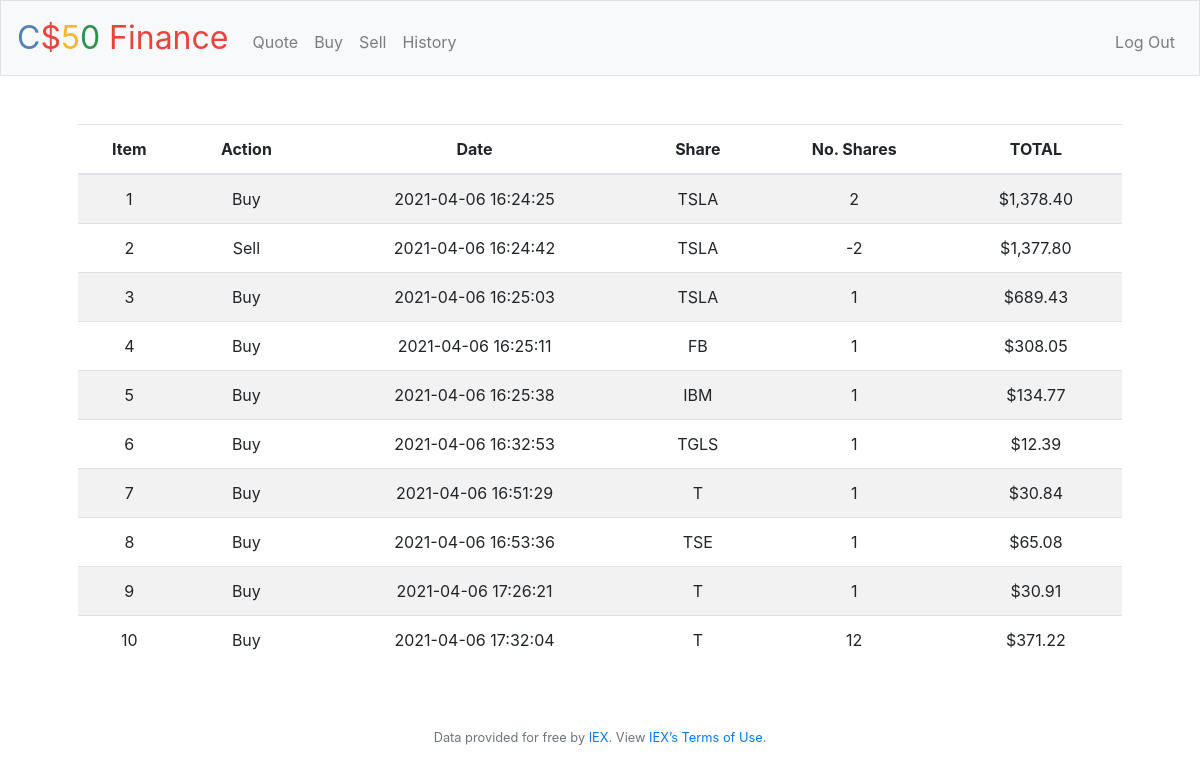
Page /history (signed in) on the earlier database version.
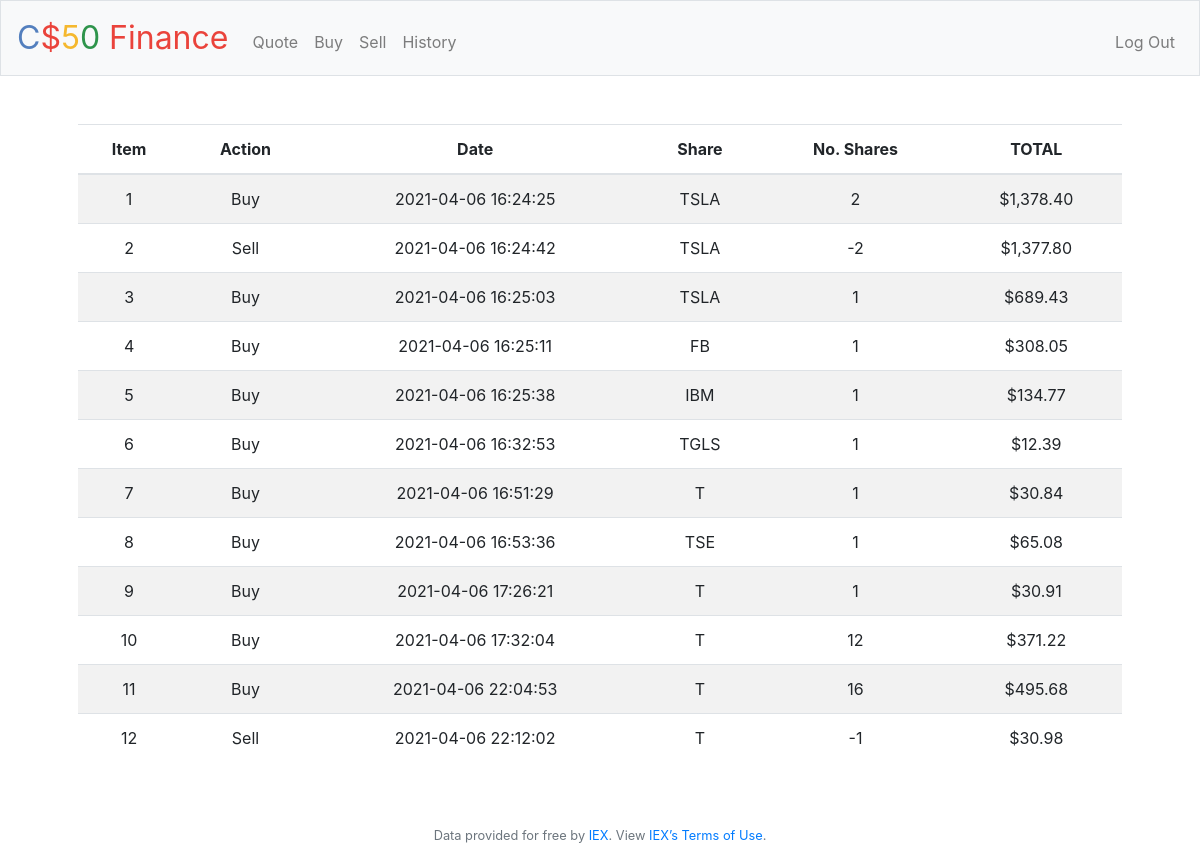
Same page on the later database version.
### tables this page shows
CREATE TABLE transactions (
id INTEGER, 
user_id INTEGER NOT NULL,
action INTEGER NOT NULL,
date DATETIME NOT NULL,
share TEXT NOT NULL,
no_shares INTEGER NOT NULL,
value DECIMAL NOT NULL,
PRIMARY KEY(id),
FOREIGN KEY(user_id) REFERENCES users(id));

### application.py (the view)
@app.route("/history")
@login_required
def history():
    historic = db.execute("SELECT id, action, date, share, no_shares, value FROM transactions WHERE user_id = ?", session["user_id"])
    return render_template("history.html", historic=historic)

### application.py (called while the page is built)
@app.after_request
def after_request(response):
    response.headers["Cache-Control"] = "no-cache, no-store, must-revalidate"
    response.headers["Expires"] = 0
    response.headers["Pragma"] = "no-cache"
    return response

### helpers.py (called while the page is built)
def login_required(f):
    @wraps(f)
    def decorated_function(*args, **kwargs):
        if session.get("user_id") is None:
            return redirect("/login")
        return f(*args, **kwargs)
    return decorated_function

def usd(value):
    return f"${value:,.2f}"

### templates/history.html (shortened to what this page needs)
{% extends "layout.html" %}
{% block main %}
    <div class="form-group">
        <table class="table table-striped">
            <thead>
                <tr>
                    <th scope="col">Item</th>
                    <th scope="col">Action</th>
                    <th scope="col">Date</th>
                    <th scope="col">Share</th>
                    <th scope="col">No. Shares</th>
                    <th scope="col">TOTAL</th>
                </tr>
            </thead>
            <tbody>
                {% for row in historic %}
                    <tr>
                        <td>{{ row.id }}</td>
                        <td>{{ row.action }}</td>
                        <td>{{ row.date }}</td>
                        <td>{{ row.share }}</td>
                        <td>{{ row.no_shares }}</td>
                        <td>{{ row.value | usd }}</td>
                    </tr>
                {% endfor %}
            </tbody>
        </table>
    </div>
{% endblock %}

### templates/layout.html (shortened to what this page needs)
<!DOCTYPE html>
<html lang="en">
    <head>
        <link rel="stylesheet" href="https://cdn.jsdelivr.net/npm/bootstrap@4.5.3/dist/css/bootstrap.min.css">
        <link href="/static/styles.css" rel="stylesheet">
    </head>
    <body>
        <nav class="navbar navbar-expand-md navbar-light bg-light border">
            <a class="navbar-brand" href="/"><span class="blue">C</span><span class="red">$</span><span class="yellow">5</span><span class="green">0</span> <span class="red">Finance</span></a>
            <div class="collapse navbar-collapse" id="navbar">
                {% if session.user_id %}
                    <ul class="navbar-nav mr-auto mt-2">
                        <li class="nav-item"><a class="nav-link" href="/quote">Quote</a></li>
                        <li class="nav-item"><a class="nav-link" href="/buy">Buy</a></li>
                        <li class="nav-item"><a class="nav-link" href="/sell">Sell</a></li>
                        <li class="nav-item"><a class="nav-link" href="/history">History</a></li>
                    </ul>
                    <ul class="navbar-nav ml-auto mt-2">
                        <li class="nav-item"><a class="nav-link" href="/logout">Log Out</a></li>
                    </ul>
                {% else %}
                    <ul class="navbar-nav ml-auto mt-2">
                        <li class="nav-item"><a class="nav-link" href="/register">Register</a></li>
                        <li class="nav-item"><a class="nav-link" href="/login">Log In</a></li>
                    </ul>
                {% endif %}
            </div>
        </nav>
        <main class="container p-5">
            {% block main %}{% endblock %}
        </main>
        <footer class="small text-center text-muted">
            Data provided for free by <a href="https://iextrading.com/developer">IEX</a>. View <a href="https://iextrading.com/api-exhibit-a/">IEX’s Terms of Use</a>.
        </footer>
    </body>
</html>

### static/styles.css (style rules this page uses)
nav .navbar-brand { font-size: xx-large; }
nav .navbar-brand .blue { color: #537fbe; }
nav .navbar-brand .red { color: #ea433b; }
nav .navbar-brand .yellow { color: #f5b82e; }
nav .navbar-brand .green { color: #2e944b; }
main { overflow-x: auto; text-align: center; }

Differences in the rows shown:
added transactions: id "11", action "Buy", date "2021-04-06 22:04:53", share "T", no_shares "16", value "$495.68"
added transactions: id "12", action "Sell", date "2021-04-06 22:12:02", share "T", no_shares "-1", value "$30.98"
